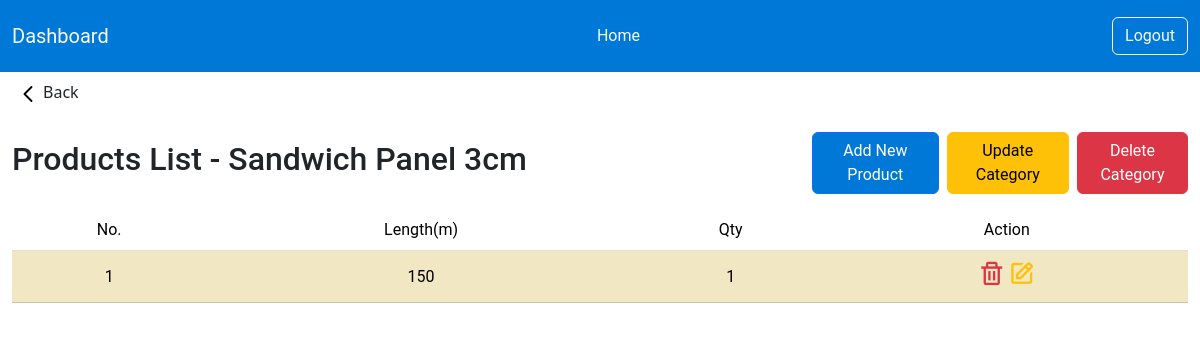
Before: /admin/product.php?category_id=2 (signed in) with the older database file.
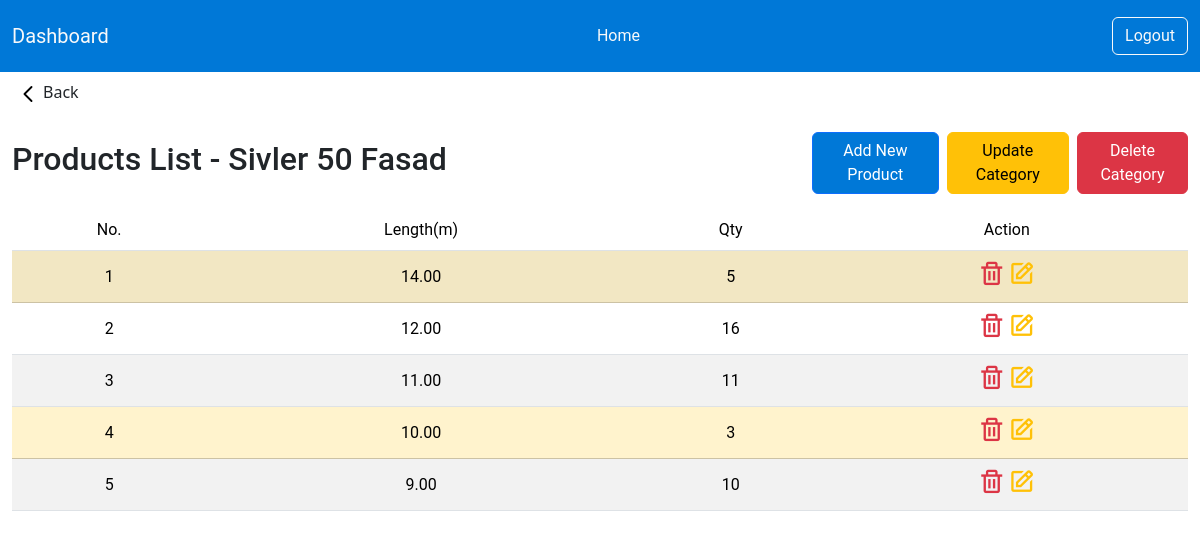
After: the same page with the newer database file.
### tables this page shows
CREATE TABLE `categories` (
  `id` int(11) NOT NULL,
  `name` varchar(100) NOT NULL,
  `color` varchar(20) NOT NULL DEFAULT '#6c757d',
  `company_id` int(11) DEFAULT NULL
);

CREATE TABLE `inventorysummary` (
  `product_id` int(11) NOT NULL,
  `current_qty` int(11) NOT NULL DEFAULT 0
);

CREATE TABLE `products` (
  `id` int(11) NOT NULL,
  `name` varchar(100) NOT NULL,
  `length` varchar(15) NOT NULL,
  `category_id` int(11) NOT NULL
);

### admin/product.php (the view, shortened to what the changed rows need)
<?php include_once('includes/header.php');
$category_products = [];
if (isset($_GET['category_id'])) {
    $category_id = $_GET['category_id'];
    $sql_category_products =
        "SELECT *, `products`.`name` as `product_name`, `inventorysummary`.`current_qty` as `product_qty` FROM `products`
    INNER JOIN `inventorysummary` ON `products`.`id` = `inventorysummary`.`product_id` WHERE `products`.`category_id` = $category_id";
    $stm_category_products = $pdo->prepare($sql_category_products);
    $stm_category_products->execute();
    $category_products = $stm_category_products->fetchAll(PDO::FETCH_ASSOC);
    $sql_category = "SELECT `categories`.`name` as `category_name`, `categories`.`color` as `category_color`, `categories`.`id` FROM `categories` WHERE `categories`.`id` = $category_id";
    $stm_category = $pdo->prepare($sql_category);
    $stm_category->execute();
    $category = $stm_category->fetch(PDO::FETCH_ASSOC);
}
?>
<div class="container-fluid mt-3">
    <div class="col-12">
        <div class="bg-white">
            <div class="row align-items-center justify-content-center">
                <div class="col-12 col-md-8">
                    <h2>Products List - <?= $category['category_name'] ?></h2>
                </div>
            </div>
            <div class="table-responsive text-nowrap mt-3">
                <table class="table table-striped align-middle overflow-scroll col-12" id="table"
                    data-search-align="left" data-pagination="true" data-toggle="table" data-search="true"
                    data-searchable="true">
                    <thead>
                        <tr>
                            <th scope="col" class="text-center">No.</th>
                            <th scope="col" class="text-center" data-sortable="true">Length(m)</th>
                            <th scope="col" class="text-center" data-sortable="true">Qty</th>
                            <th scope="col" class="text-center">Action</th>
                        </tr>
                    </thead>
                    <tbody>
                        <?php foreach ($category_products as $i => $product): ?>
                            <tr class="<?= $product['product_qty'] < 8 ? 'table-warning' : 'table-white' ?>">
                                <td class="text-center"><?= $i + 1 ?></td>
                                <td class="text-center"><?= $product['length'] ?></td>
                                <td class="text-center"><?= $product['product_qty'] ?></td>
                                <td class="text-center">
                                    <div class="d-flex justify-content-center align-items-center">
                                        <form action="<?= $_SERVER['PHP_SELF'] ?>" method="POST"
                                            style="display:inline;">
                                            <button type="submit" name="delete_product_btn" class="btn btn-link p-0"
                                                onclick="return confirm('Are you sure you want to delete this product?');">
                                                <i class="bx bx-trash text-danger h3 m-0"></i>
                                            </button>
                                        </form>
                                        <button
                                            class="btn btn-transparent p-0"
                                            data-bs-toggle="modal"
                                            data-bs-target="#productUpdate"
                                            data-id="<?= $product['id'] ?>"
                                            data-name="<?= htmlspecialchars($product['name'], ENT_QUOTES, 'UTF-8') ?>"
                                            data-length="<?= htmlspecialchars($product['length'], ENT_QUOTES, 'UTF-8') ?>"
                                            data-qty="<?= $product['current_qty'] ?>">
                                            <i class="bx bx-edit text-warning h3 m-0"></i>
                                        </button>
                                    </div>
                                </td>
                            </tr>
                        <?php endforeach; ?>
                    </tbody>
                </table>
            </div>
        </div>
    </div>
</div>
</body>
</html>

Changed rows visible on the page:
removed inventorysummary: product_id.length "150", current_qty "1"
changed categories: name "Sandwich Panel 3cm" → "Sivler 50 Fasad"
added inventorysummary: product_id.length "14.00", current_qty "5"
added inventorysummary: product_id.length "12.00", current_qty "16"
added inventorysummary: product_id.length "11.00", current_qty "11"
added inventorysummary: product_id.length "10.00", current_qty "3"
added inventorysummary: product_id.length "9.00", current_qty "10"
